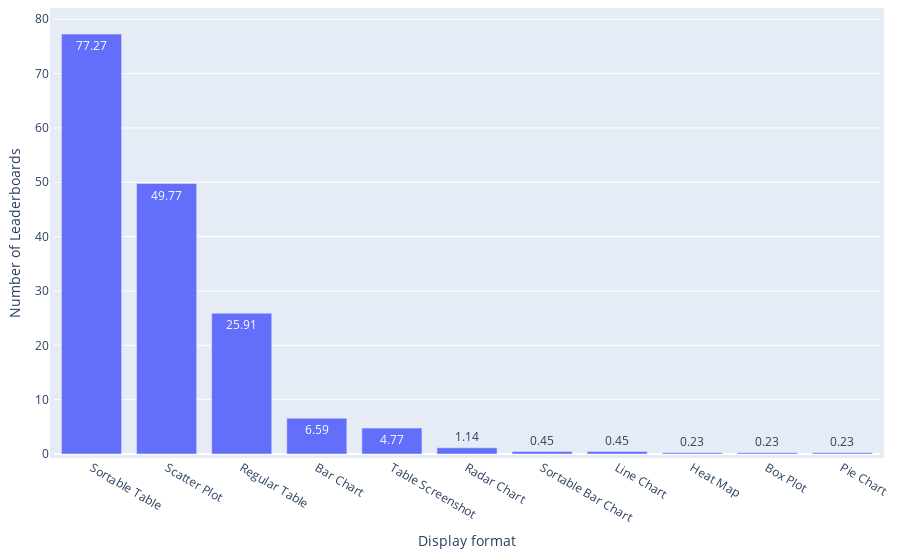

This figure's notebook cell:
### Code cell
df = pd.read_csv(path_meta / 'leaderboard_processed.csv')
df['Display formats'] = df['Display formats'].apply(ast.literal_eval)

df_split = df.explode('Display formats')['Display formats'].value_counts().reset_index(name='Frequency')
print(f"{df_split['Display formats'].iloc[0]} is the most popular display format of leaderboards, accounting for {round(df_split['Frequency'].iloc[0]/len(df)*100,2)}% ({df_split['Frequency'].iloc[0]} out of {len(df)}) leaderboard systems.")
df_split['Weight'] = 1

statistics = {
    'Distribution': 'Leaderboard Systems across Display Formats',
    'Mean': np.mean(df_split['Frequency']),
    'Median': np.median(df_split['Frequency']),
    'IQR': df_split['Frequency'].quantile(0.75) - df_split['Frequency'].quantile(0.25),
    'Gini Coefficient': ineqpy.inequality.gini(data=df_split, income='Frequency', weights='Weight'),
}
if os.path.exists(path_meta / 'leaderboard_statistics.csv'):
    df_statistics = pd.read_csv(path_meta / 'leaderboard_statistics.csv')
else:
    df_statistics = pd.DataFrame()
df_statistics = pd.concat([df_statistics, pd.DataFrame([statistics])], ignore_index=True)
df_statistics.drop_duplicates(subset=['Distribution'], keep='last', inplace=True)
df_statistics.sort_values(by='Distribution', inplace=True)
df_statistics.to_csv(path_meta / 'leaderboard_statistics.csv', index=False)

df_split['Ratio'] = round(df_split['Frequency'] / len(df) * 100, 2)

fig = px.bar(
    x=df_split['Display formats'],
    y=df_split['Ratio'],
    text_auto=True,
    labels={'x': 'Display format', 'y': 'Number of Leaderboards'},
)
# Update the layout for a tighter look
fig.update_layout(
    autosize=True,
    margin=dict(
        l=10,  # Left margin
        r=10,  # Right margin
        b=10,  # Bottom margin
        t=10,  # Top margin
        pad=4  # Padding between the plot and the margin
    )
)
fig.show()

### Figure 1 — Plotly figure (JSON) as saved in the notebook; plotly's stock layout.template omitted (floating-point values rounded to 4 significant figures)
{"data": [{"alignmentgroup": "True", "hovertemplate": "Display format=%{x}<br>Number of Leaderboards=%{y}<extra></extra>", "legendgroup": "", "marker": {"color": "#636efa", "pattern": {"shape": ""}}, "name": "", "offsetgroup": "", "orientation": "v", "showlegend": false, "textposition": "auto", "texttemplate": "%{y}", "type": "bar", "x": ["Sortable Table", "Scatter Plot", "Regular Table", "Bar Chart", "Table Screenshot", "Radar Chart", "Sortable Bar Chart", "Line Chart", "Heat Map", "Box Plot", "Pie Chart"], "xaxis": "x", "y": [77.27, 49.77, 25.91, 6.59, 4.77, 1.14, 0.45, 0.45, 0.23, 0.23, 0.23], "yaxis": "y"}], "layout": {"autosize": true, "barmode": "relative", "legend": {"tracegroupgap": 0}, "margin": {"b": 10, "l": 10, "pad": 4, "r": 10, "t": 10}, "xaxis": {"anchor": "y", "domain": [0, 1], "title": {"text": "Display format"}}, "yaxis": {"anchor": "x", "domain": [0, 1], "title": {"text": "Number of Leaderboards"}}}}
